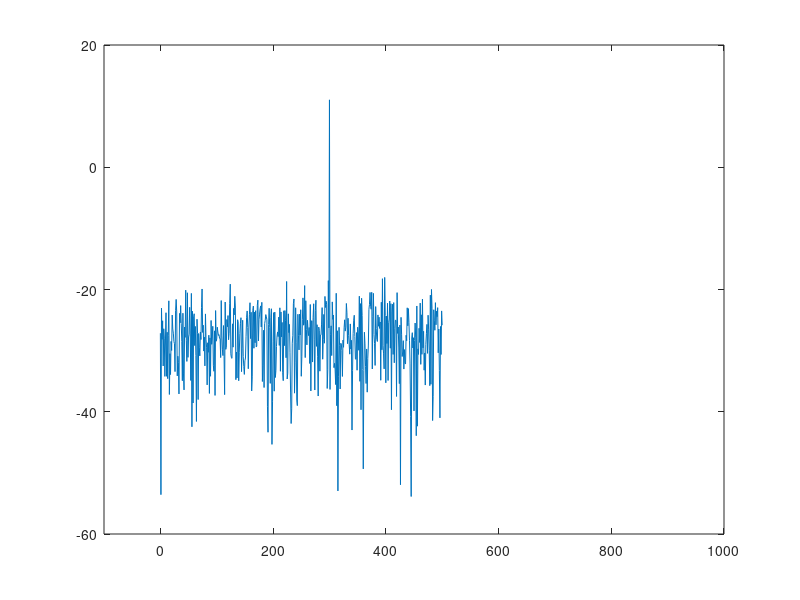
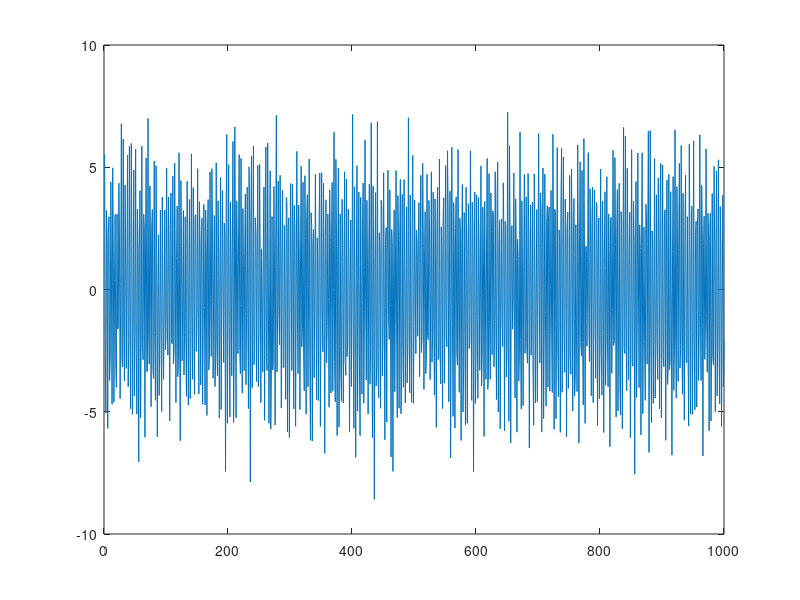
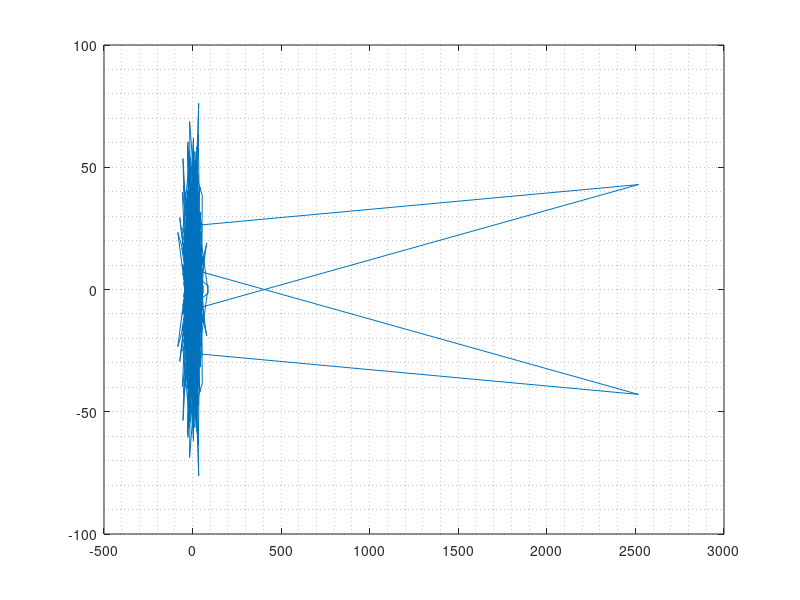

These figures' MATLAB source, in order:
close all
clear
PowerAWGN = -30;
Length = 1000;
Fs = 1000;
t = 0:1/Fs:1-1/Fs;
x = 5*cos(2*pi*300*t);
% x = x + wgn(Length, 1, PowerAWGN); % AWGN
x = awgn(x, 10, 'measured');
[Pxx,F] = periodogram(x,[],length(x),Fs);
Pxx = 10*log10(Pxx);
plot(F,Pxx)
xlim([-100,1000])
figure
plot(x)
figure
plot(fft(x))
grid minor
save('awgn', 'F', 'Pxx')